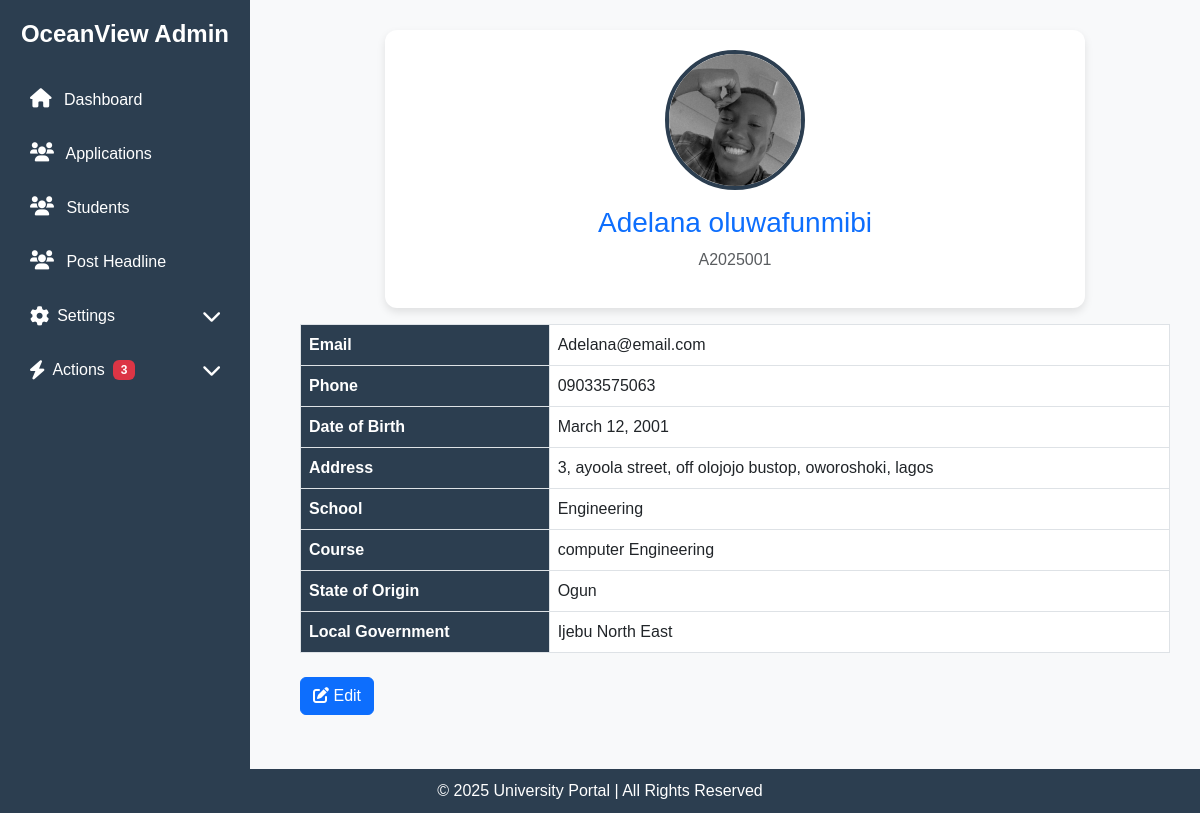
The app's page /student-profile/view/1/, older data.
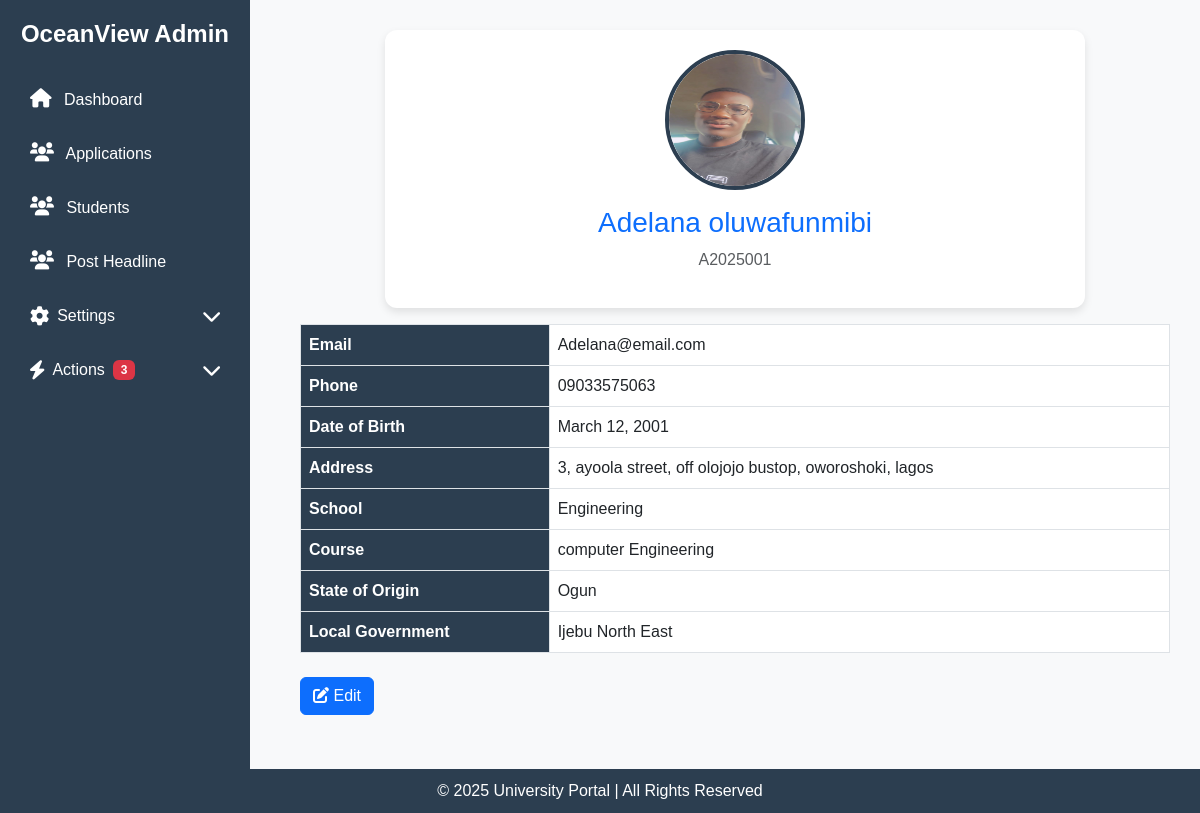
The same page, newer data.
### portal/models.py (models this page shows, shortened)
class Student(models.Model):
    surname = models.CharField(max_length=100)
    first_name = models.CharField(max_length=100)
    other_name = models.CharField(max_length=100, blank=True, null=True)
    email = models.EmailField(unique=True)
    phone_number = models.CharField(max_length=11)
    address = models.CharField(max_length=100)
    state_of_origin = models.ForeignKey(State, on_delete=models.CASCADE)
    local_government = models.ForeignKey(Lga, on_delete=models.CASCADE)
    date_of_birth = models.DateField()
    school = models.ForeignKey(School, on_delete=models.CASCADE)
    department = models.ForeignKey(Department, on_delete=models.CASCADE)
    application_number = models.CharField(max_length=10, unique=True, blank=True)
    profile_picture = models.ImageField(upload_to="profile_pics/", blank=True, null=True, default="profile_pics/default-profile.png")
    academic_session = models.ForeignKey("AcademicSession", on_delete=models.CASCADE, related_name="students")
    created_at = models.DateTimeField(default=now, editable=True)
    year = models.ForeignKey(Year, on_delete=models.CASCADE)  # Ensure correct field name
    semester = models.ForeignKey(Semester, on_delete=models.CASCADE)  # Lowercase 'semester'

class School(models.Model):
    name = models.CharField(max_length=100)

class Department(models.Model):
    name = models.CharField(max_length=100)
    school = models.ForeignKey(School, on_delete=models.CASCADE)

class State(models.Model):
    name = models.CharField(max_length=100, unique=True)
    def __str__(self):
        return self.name

class Lga(models.Model):
    name = models.CharField(max_length=100)
    state_of_origin = models.ForeignKey(State, on_delete=models.CASCADE, related_name="lgas")
    def __str__(self):
        return self.name

### crm/views.py (the view)
# urls.py: path('student-profile/view/<int:student_id>/', view_student, name='view_student'),
def view_student(request, student_id):
    student = get_object_or_404(Student, id=student_id)
    return render(request, "crm/student_profile.html", {"student": student})

### crm/templates/crm/student_profile.html (shortened to what this page needs)
{% load static %}
<!DOCTYPE html>
<html lang="en">
<head>
    <link href="https://cdn.jsdelivr.net/npm/bootstrap@5.3.0/dist/css/bootstrap.min.css" rel="stylesheet">
    <link rel="stylesheet" href="https://cdnjs.cloudflare.com/ajax/libs/font-awesome/6.0.0/css/all.min.css">
    <link rel="stylesheet" href="{% static 'css/student_profile.css' %}">
</head>
<body>
    {% include 'crm/sidebar.html' %}
    <div class="main-content">
        <div class="profile-card text-center">
            {% if student.profile_picture %}
                <img src="{{ student.profile_picture.url }}" alt="Profile Picture" class="profile-picture">
            {% else %}
                <img src="{% static 'images/default-profile.png' %}" alt="Default Profile" class="profile-picture">
            {% endif %}
            <h3 class="mt-3 text-primary">{{ student.surname }} {{ student.first_name }}</h3>
            <p class="text-muted">{{ student.application_number }}</p>
        </div>
        <table class="table table-bordered info-table mt-3">
            <tr><th>Email</th> <td>{{ student.email }}</td></tr>
            <tr><th>Phone</th> <td>{{ student.phone_number }}</td></tr>
            <tr><th>Date of Birth</th> <td>{{ student.date_of_birth|date:"F j, Y" }}</td></tr>
            <tr><th>Address</th> <td>{{ student.address }}</td></tr>
            <tr><th>School</th> <td>{{ student.school.name }}</td></tr>
            <tr><th>Course</th> <td>{{ student.department.name }}</td></tr>
            <tr><th>State of Origin</th> <td>{{ student.state_of_origin }}</td></tr>
            <tr><th>Local Government</th> <td>{{ student.local_government }}</td></tr>
        </table>
        <div class="d-flex justify-content-between mt-4">
            <a href="{% url 'edit_student' student.id %}" class="btn btn-primary">
                <i class="fas fa-edit"></i> Edit
            </a>
        </div>
    </div>
<div class="footer text-center mt-4">
        © 2025 University Portal | All Rights Reserved
</div>
</body>
</html>

Row changes from the older to the newer data that the page shows:
changed Student "Adelana": profile_picture: a different picture
